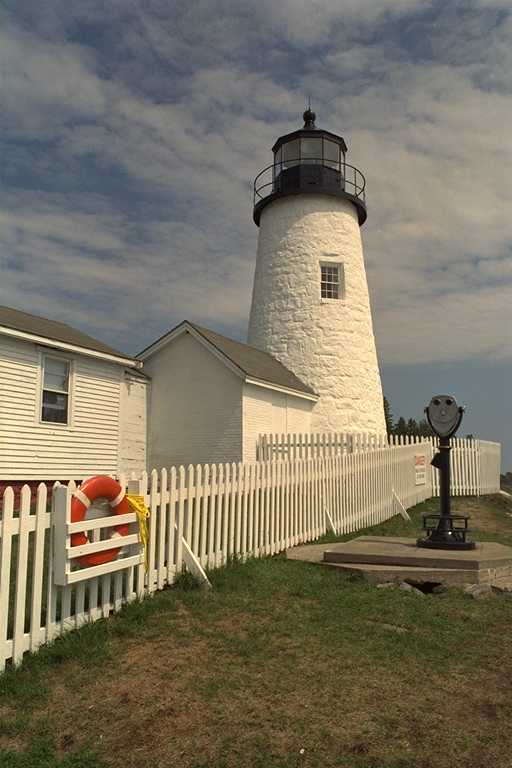
#> input picture kodim19.png, 512 x 768 px
$ python -i MLRI.py   (imports and definitions only)
#> lines starting #> are read from the running program, lines starting #| are printed output that depends on the picture
#> further down, picture is the input picture: shape (768, 512, 3); mean B, G, R 98.2, 115.5, 122.5
### methods/RI.py
import numpy as np
from scipy import signal, ndimage
from . import GBTF

def run(img, ok_G=None):
    def guide_filter(M, I, p, h, v, eps=0.01):
        sum_kernel = np.ones((h, v))

        N1 = signal.convolve2d(M, sum_kernel, mode='same')
        N2 = signal.convolve2d(np.ones(I.shape), sum_kernel, mode='same')

        nI = I * M
        mean_I = signal.convolve2d(nI, sum_kernel, mode='same') / N1
        mean_p = signal.convolve2d(p, sum_kernel, mode='same') / N1
        corr_I = signal.convolve2d(nI*nI, sum_kernel, mode='same') / N1
        corr_Ip = signal.convolve2d(nI*p, sum_kernel, mode='same') / N1

        var_I = corr_I - mean_I * mean_I
        cov_Ip = corr_Ip - mean_I * mean_p

        a = cov_Ip / (var_I + eps)
        b = mean_p - a * mean_I

        mean_a = signal.convolve2d(a, sum_kernel, mode='same') / N2
        mean_b = signal.convolve2d(b, sum_kernel, mode='same') / N2

        return mean_a * I + mean_b

    # Step 1: Use GBTF to infer G
    if ok_G is None:
        ok_G = GBTF.run(img)[:, :, 1].astype(float)
        ok_G = (ok_G + 0.5).clip(0, 255)

    R = img[:, :, 0].astype(float)
    B = img[:, :, 2].astype(float)

    # Step 2: Use guide filter to predict R or B
    R_Mask = np.zeros(ok_G.shape)
    R_Mask[0::2, 0::2] = 1
    new_R = guide_filter(R_Mask, ok_G, R, 11, 11)

    B_Mask = np.zeros(ok_G.shape)
    B_Mask[1::2, 1::2] = 1
    new_B = guide_filter(B_Mask, ok_G, B, 11, 11)

    # Step 3: Calculate delta of the positions which had data before
    delta_R = (R - new_R) * R_Mask
    delta_B = (B - new_B) * B_Mask

    # Step 4: Interploate the RI
    intp = np.array([[1/4, 1/2, 1/4], [1/2, 1, 1/2], [1/4, 1/2, 1/4]])
    delta_R = signal.convolve2d(delta_R, intp, mode='same') / signal.convolve2d(R_Mask, intp, mode='same')
    delta_B = signal.convolve2d(delta_B, intp, mode='same') / signal.convolve2d(B_Mask, intp, mode='same')

    # Step 5: Add, done, nice job!
    new_R = new_R + delta_R
    new_B = new_B + delta_B

    # Actually, this must be true
    # new_R[0::2, 0::2] = R[0::2, 0::2]
    # new_B[1::2, 1::2] = B[1::2, 1::2]

    new_R = (new_R + 0.5).clip(0, 255)
    new_B = (new_B + 0.5).clip(0, 255)

    new_img = np.dstack((new_R, ok_G, new_B))
    return new_img.astype(np.uint8)

### methods/MLRI.py
import numpy as np
from scipy.ndimage import convolve1d
from scipy.signal import convolve2d

from . import RI

def run(img):
    def guide_filter_MLRI(M, I, p, h, v, eps=0.01):
#> called with h = 7, v = 7, eps = 0.01
        ok_I = I * M; ok_p = p * M

        sum_kernel = np.ones((h, v))
        N1 = convolve2d(M, sum_kernel, mode='same')
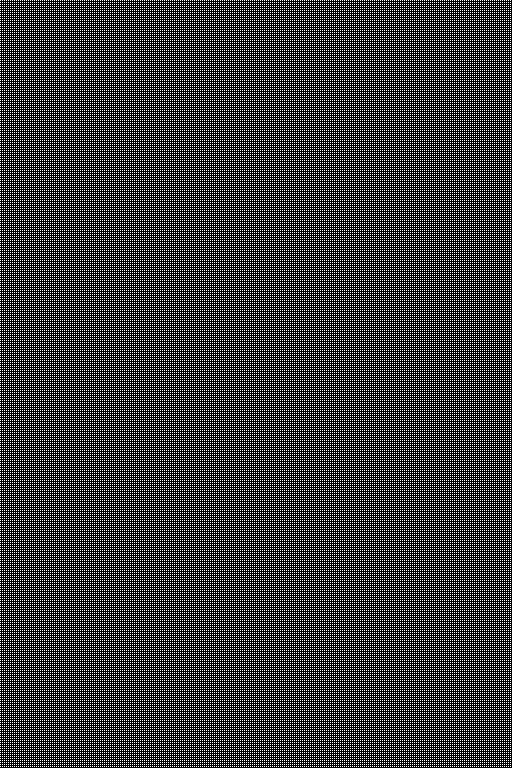
#> M: shape (768, 512) float64; values 0 (black) and 1 (white), 25% white in thin lines or dots

        lap_I = convolve1d(ok_I, [-1, 0, 2, 0, -1]) * M
        lap_p = convolve1d(ok_p, [-1, 0, 2, 0, -1]) * M

        # make the derivate of eq.6 and eq.7 to zero, get a and b
        sum_lap_II = convolve2d(lap_I * lap_I, sum_kernel, mode='same')
        sum_lap_Ip = convolve2d(lap_I * lap_p, sum_kernel, mode='same')
        a = sum_lap_Ip / (sum_lap_II + 1e-32)

        sum_I = convolve2d(ok_I, sum_kernel, mode='same')
        sum_p = convolve2d(ok_p, sum_kernel, mode='same')
        b = (sum_p - a * sum_I) / N1

        # mean_a = convolve2d(a*M, sum_kernel, mode='same') / N1
        # mean_b = convolve2d(b*M, sum_kernel, mode='same') / N1
        # return mean_a * I + mean_b

        # calculate W in eq.10
        W = ok_p - a * ok_I - b
        W = np.square(convolve2d(W, sum_kernel, mode='same')) / N1
        W = 1 / (W + 1e-32)

        sum_W = convolve2d(W, sum_kernel, mode='same')
        mean_a = convolve2d(W * a, sum_kernel, mode='same') / sum_W
        mean_b = convolve2d(W * b, sum_kernel, mode='same') / sum_W

        return mean_a * I + mean_b
        # return a * I + b

    def compute_delta(R, G, B):
        R_Mask = np.zeros(R.shape); R_Mask[0::2, 0::2] = 1
        B_Mask = np.zeros(B.shape); B_Mask[1::2, 1::2] = 1

        GR = np.zeros(G.shape); GR[0::2, :] = G[0::2, :]
        GB = np.zeros(G.shape); GB[1::2, :] = G[1::2, :]
        GR_Mask = np.zeros(G.shape); GR_Mask[0::2, 1::2] = 1
        GB_Mask = np.zeros(G.shape); GB_Mask[1::2, 0::2] = 1

        # Step 1: Interploate by linear
        intp_R = convolve1d(R, [1, 2, 1]) / 2
        intp_G = convolve1d(G, [1, 2, 1]) / 2
        intp_B = convolve1d(B, [1, 2, 1]) / 2

        # Step 2: Use guide filter
        new_R = guide_filter_MLRI(R_Mask, intp_G, R, 7, 7)
        delta_R = convolve1d(new_R*R_Mask - R, [1, 2, 1]) / 2
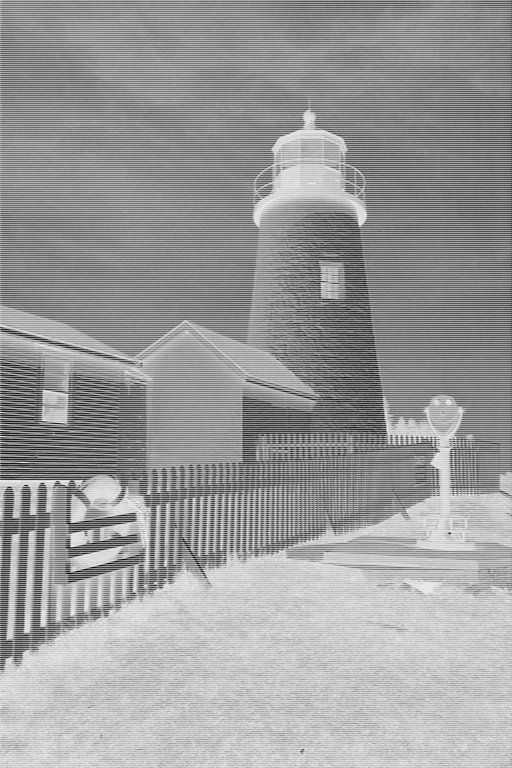
#> delta_R: shape (768, 512) float64; min -443, max 41.77, mean -146.9; drawn with min black and max white
        new_R = new_R - delta_R
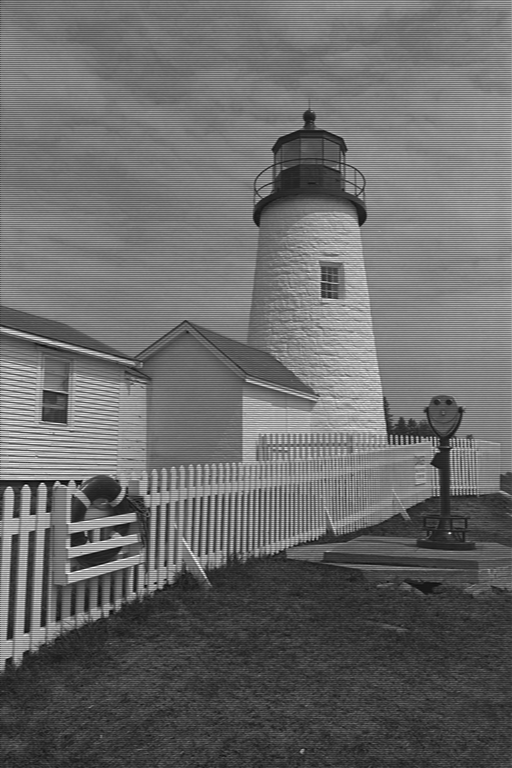
#> new_R: shape (768, 512) float64; min -70.63, max 679.6, mean 245.7; drawn with min black and max white

        new_GR = guide_filter_MLRI(GR_Mask, intp_R, GR, 7, 7)
#> call 2 of guide_filter_MLRI, with h = 7, v = 7, eps = 0.01
#> in guide_filter_MLRI (call 2), `ok_I = I * M`:
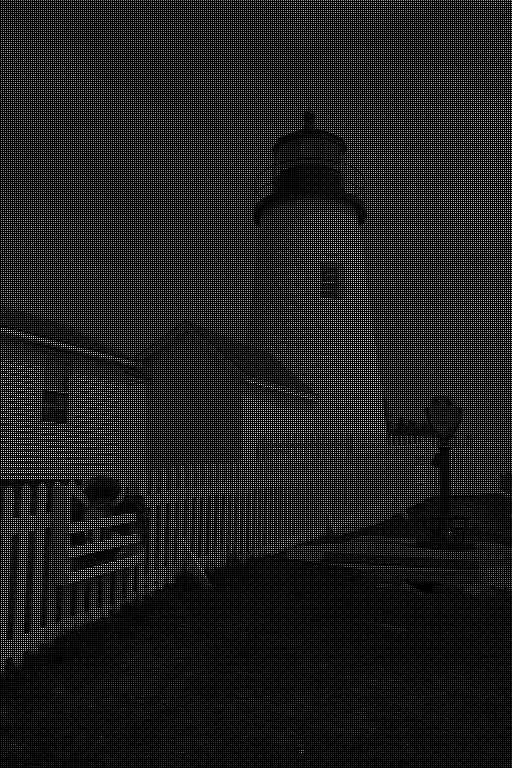
#> ok_I: shape (768, 512) float64; min 0, max 441, mean 49.1; drawn with min black and max white
#> in guide_filter_MLRI (call 2), `sum_lap_II = convolve2d(lap_I * lap_I, sum_kernel, mode='same')`:
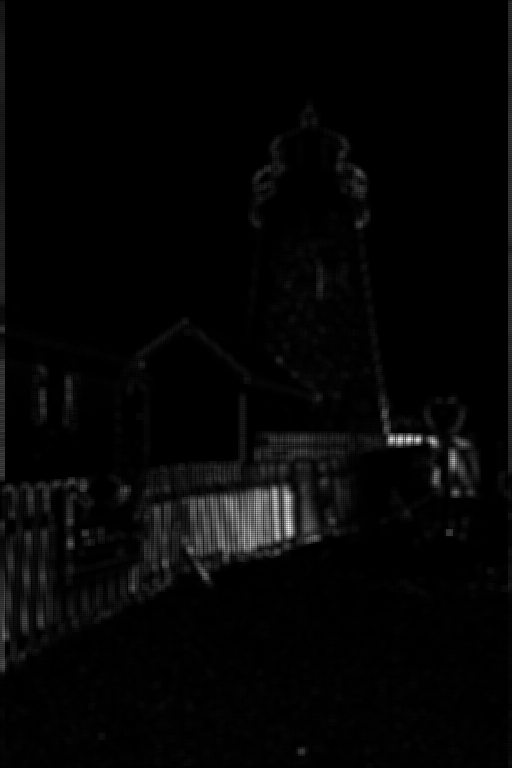
#> sum_lap_II: shape (768, 512) float64; min 12.25, max 1687557.2, mean 36509.6; drawn with min black and max white
#> in guide_filter_MLRI (call 2), `mean_a = convolve2d(W * a, sum_kernel, mode='same') / sum_W`:
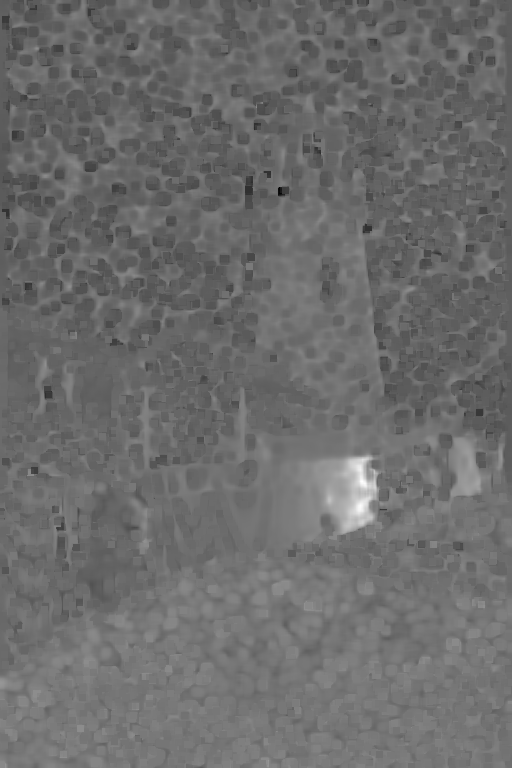
#> mean_a: shape (768, 512) float64; min -0.646, max 2.48, mean 0.682; drawn with min black and max white
#> in guide_filter_MLRI (call 2), `mean_b = convolve2d(W * b, sum_kernel, mode='same') / sum_W`:
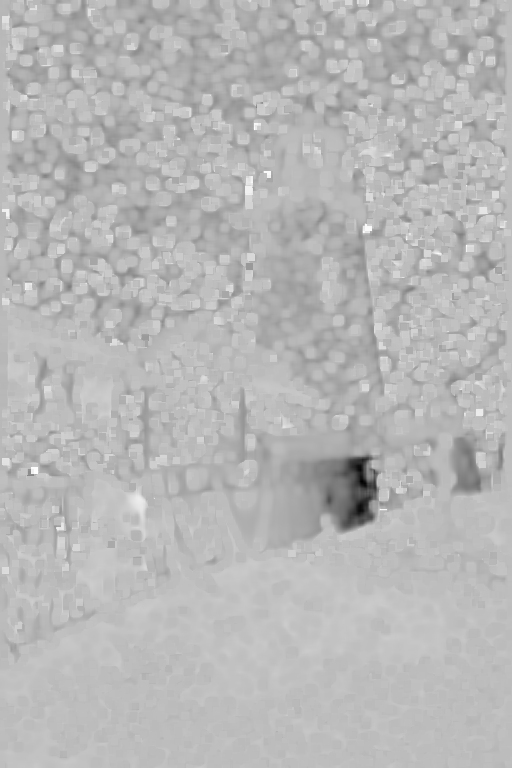
#> mean_b: shape (768, 512) float64; min -456, max 159, mean -13.1; drawn with min black and max white
        delta_GR = convolve1d(new_GR*GR_Mask - GR, [1, 2, 1]) / 2
        new_GR = new_GR - delta_GR

        new_B = guide_filter_MLRI(B_Mask, intp_G, B, 7, 7)
        delta_B = convolve1d(new_B*B_Mask - B, [1, 2, 1]) / 2
        new_B = new_B - delta_B

        new_GB = guide_filter_MLRI(GB_Mask, intp_B, GB, 7, 7)
        delta_GB = convolve1d(new_GB*GB_Mask - GB, [1, 2, 1]) / 2
        new_GB = new_GB - delta_GB

        # Step 3: calculate R-G
        delta_GR = (new_GR - new_R); delta_GR[1::2, :] = 0
        delta_GB = (new_GB - new_B); delta_GB[0::2, :] = 0

        return (delta_GR, delta_GB)

    R = img[:, :, 0].astype(float)
    B = img[:, :, 2].astype(float)
    G = img[:, :, 1].astype(float)

    new_R = np.copy(R); new_B = np.copy(B); new_G = np.copy(G)

    # Step 1-3: Compute (G-R), (G-B) in Horizontal and Vertical (eq.6-10, eq.14 in paper)
    delta_GR_H, delta_GB_H = compute_delta(R, G, B)
    delta_GR_V, delta_GB_V = compute_delta(R.T, G.T, B.T)
    delta_GR_V = delta_GR_V.T; delta_GB_V = delta_GB_V.T

    # Step 4: Calcuate W in GBTF
    D_H = np.absolute(convolve1d((delta_GR_H + delta_GB_H), [-1, 0, 1]))
    D_V = np.absolute(convolve1d((delta_GR_V + delta_GB_V).T, [-1, 0, 1])).T

    now_kernel = np.zeros((9, 9)); now_kernel[2:7, 0:5] = 1
    W_W = convolve2d(D_H, now_kernel, mode='same')
    now_kernel = np.zeros((9, 9)); now_kernel[2:7, 4:9] = 1
    W_E = convolve2d(D_H, now_kernel, mode='same')
    now_kernel = np.zeros((9, 9)); now_kernel[0:5, 2:7] = 1
    W_N = convolve2d(D_V, now_kernel, mode='same')
    now_kernel = np.zeros((9, 9)); now_kernel[4:9, 2:7] = 1
    W_S = convolve2d(D_V, now_kernel, mode='same')

    W_W += 1e-10; W_E += 1e-10; W_N += 1e-10; W_S += 1e-10
    W_W = 1 / np.square(W_W); W_E = 1 / np.square(W_E);
    W_N = 1 / np.square(W_N); W_S = 1 / np.square(W_S);
    W_T = W_W + W_E + W_N + W_S

    # Step 5: Compute delta finally(eq.15 in paper)
    # TODO: I find f used in paper is worse than the orignal.
    # Is it because there is something wrong with my realization?
    # f = [0.01, 0.08, 0.35, 0.56]
    f = np.ones(4) / 4

    # Important: convolve is inverse! [a1, a2, a3] * [b1, b2, b3] = a1*b3 + a2*b2 + a3*b1
    # If f0*a0+..+f3*a3+0*a4+..+0*a6, then convolve [0,..,f3,..,f0]
    now_kernel = np.zeros(7); now_kernel[3:7] = f[::-1]
    V1 = convolve1d(delta_GR_V.T, now_kernel).T
    now_kernel = np.zeros(7); now_kernel[0:4] = f
    V2 = convolve1d(delta_GR_V.T, now_kernel).T
    now_kernel = np.zeros(7); now_kernel[3:7] = f[::-1]
    V3 = convolve1d(delta_GR_H, now_kernel)
    now_kernel = np.zeros(7); now_kernel[0:4] = f
    V4 = convolve1d(delta_GR_H, now_kernel)
    delta_GR = (V1*W_N + V2*W_S + V3*W_W + V4*W_E) / W_T

    now_kernel = np.zeros(7); now_kernel[3:7] = f[::-1]
    V1 = convolve1d(delta_GB_V.T, now_kernel).T
    now_kernel = np.zeros(7); now_kernel[0:4] = f
    V2 = convolve1d(delta_GB_V.T, now_kernel).T
    now_kernel = np.zeros(7); now_kernel[3:7] = f[::-1]
    V3 = convolve1d(delta_GB_H, now_kernel)
    now_kernel = np.zeros(7); now_kernel[0:4] = f
    V4 = convolve1d(delta_GB_H, now_kernel)
    delta_GB = (V1*W_N + V2*W_S + V3*W_W + V4*W_E) / W_T

    # Step 6: Recover G
    new_G[0::2, 0::2] = R[0::2, 0::2] + delta_GR[0::2, 0::2]
    new_G[1::2, 1::2] = B[1::2, 1::2] + delta_GB[1::2, 1::2]
    new_G = (new_G + 0.5).clip(0, 255)

    # Step 7: Recover R and B using RI
    return RI.run(img, ok_G=new_G)

>>> import cv2
>>> picture = cv2.imread('../kodim19.png')
>>> result = run(picture)
